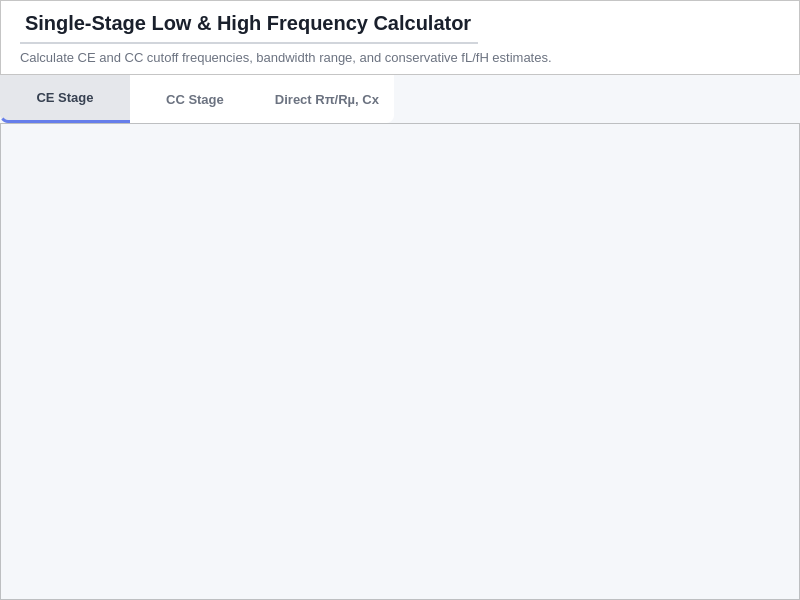
<?xml version="1.0" encoding="UTF-8"?>
<ui version="4.0">
 <class>Form</class>
 <widget class="QWidget" name="Form">
  <property name="geometry">
   <rect>
    <x>0</x>
    <y>0</y>
    <width>800</width>
    <height>600</height>
   </rect>
  </property>
  <property name="windowTitle">
   <string>Form</string>
  </property>
  <property name="styleSheet">
   <string notr="true">background-color: #f5f7fa;</string>
  </property>
  <layout class="QVBoxLayout" name="verticalLayout">
   <property name="spacing">
    <number>0</number>
   </property>
   <property name="leftMargin">
    <number>0</number>
   </property>
   <property name="topMargin">
    <number>0</number>
   </property>
   <property name="rightMargin">
    <number>0</number>
   </property>
   <property name="bottomMargin">
    <number>0</number>
   </property>
   <item>
    <widget class="QFrame" name="topBarFrame">
     <property name="sizePolicy">
      <sizepolicy hsizetype="Preferred" vsizetype="Fixed">
       <horstretch>0</horstretch>
       <verstretch>0</verstretch>
      </sizepolicy>
     </property>
     <property name="minimumSize">
      <size>
       <width>0</width>
       <height>70</height>
      </size>
     </property>
     <property name="maximumSize">
      <size>
       <width>16777215</width>
       <height>75</height>
      </size>
     </property>
     <property name="styleSheet">
      <string notr="true">background-color: white;</string>
     </property>
     <property name="frameShape">
      <enum>QFrame::Shape::StyledPanel</enum>
     </property>
     <layout class="QGridLayout" name="gridLayout_2">
      <item row="0" column="0">
       <spacer name="horizontalSpacer_4">
        <property name="orientation">
         <enum>Qt::Orientation::Horizontal</enum>
        </property>
        <property name="sizeType">
         <enum>QSizePolicy::Policy::Fixed</enum>
        </property>
        <property name="sizeHint" stdset="0">
         <size>
          <width>10</width>
          <height>20</height>
         </size>
        </property>
       </spacer>
      </item>
      <item row="0" column="1">
       <layout class="QVBoxLayout" name="verticalLayout_2">
        <property name="spacing">
         <number>20</number>
        </property>
        <property name="topMargin">
         <number>0</number>
        </property>
        <property name="bottomMargin">
         <number>0</number>
        </property>
        <item>
         <widget class="QLabel" name="labelTitle">
          <property name="sizePolicy">
           <sizepolicy hsizetype="Maximum" vsizetype="Fixed">
            <horstretch>0</horstretch>
            <verstretch>0</verstretch>
           </sizepolicy>
          </property>
          <property name="minimumSize">
           <size>
            <width>200</width>
            <height>34</height>
           </size>
          </property>
          <property name="styleSheet">
           <string notr="true">QLabel {
    font-size: 20px;
    font-weight: 900;
    color: #1a202c;
    background: transparent;

    border: none;
    border-bottom: 2px solid #d1d5db;  /* clean soft grey */
    padding-bottom: 6px;
}</string>
          </property>
          <property name="text">
           <string>Single-Stage Low &amp; High Frequency Calculator</string>
          </property>
         </widget>
        </item>
        <item>
         <widget class="QLabel" name="labelSubTitle">
          <property name="minimumSize">
           <size>
            <width>0</width>
            <height>0</height>
           </size>
          </property>
          <property name="styleSheet">
           <string notr="true">QLabel {
    font-size: 13px;
    font-weight: 400;
    color: #6b7280;   /* soft grey */
    background: transparent;
}</string>
          </property>
          <property name="text">
           <string>Calculate CE and CC cutoff frequencies, bandwidth range, and conservative fL/fH estimates.</string>
          </property>
         </widget>
        </item>
       </layout>
      </item>
      <item row="0" column="3">
       <spacer name="horizontalSpacer">
        <property name="orientation">
         <enum>Qt::Orientation::Horizontal</enum>
        </property>
        <property name="sizeType">
         <enum>QSizePolicy::Policy::MinimumExpanding</enum>
        </property>
        <property name="sizeHint" stdset="0">
         <size>
          <width>40</width>
          <height>20</height>
         </size>
        </property>
       </spacer>
      </item>
     </layout>
    </widget>
   </item>
   <item>
    <layout class="QHBoxLayout" name="horizontalLayout">
     <property name="spacing">
      <number>0</number>
     </property>
     <property name="sizeConstraint">
      <enum>QLayout::SizeConstraint::SetDefaultConstraint</enum>
     </property>
     <item>
      <widget class="QPushButton" name="buttonCE">
       <property name="minimumSize">
        <size>
         <width>130</width>
         <height>48</height>
        </size>
       </property>
       <property name="maximumSize">
        <size>
         <width>16777215</width>
         <height>16777215</height>
        </size>
       </property>
       <property name="cursor">
        <cursorShape>PointingHandCursor</cursorShape>
       </property>
       <property name="styleSheet">
        <string notr="true">QPushButton {
    background-color: #ffffff;
    border: none;
    
    /* Only the bottom-left is rounded */
    border-bottom-left-radius: 8px;
    border-top-left-radius: 0px;
    border-top-right-radius: 0px;
    border-bottom-right-radius: 0px;

    color: #6b7280;
    font-size: 13px;
    font-weight: 500;
    padding: 8px 14px;
    text-align: center;
}

/* Hover */
QPushButton:hover {
    background-color: #f9fafb;
    color: #667EEA;
}

/* While clicking */
QPushButton:pressed {
    background-color: transparent;
}

/* Selected (persistent state) */
QPushButton:checked {
    background-color: #e5e7eb;
    color: #374151;
    font-weight: 600;

    /* The blue line will now follow the bottom-left curve */
    border-bottom: 3px solid #667EEA;
}</string>
       </property>
       <property name="text">
        <string>CE Stage</string>
       </property>
       <property name="checkable">
        <bool>true</bool>
       </property>
       <property name="checked">
        <bool>true</bool>
       </property>
       <attribute name="buttonGroup">
        <string notr="true">buttonGroup</string>
       </attribute>
      </widget>
     </item>
     <item>
      <widget class="QPushButton" name="buttonCC">
       <property name="sizePolicy">
        <sizepolicy hsizetype="Minimum" vsizetype="Fixed">
         <horstretch>0</horstretch>
         <verstretch>0</verstretch>
        </sizepolicy>
       </property>
       <property name="minimumSize">
        <size>
         <width>130</width>
         <height>48</height>
        </size>
       </property>
       <property name="maximumSize">
        <size>
         <width>16777215</width>
         <height>16777215</height>
        </size>
       </property>
       <property name="cursor">
        <cursorShape>PointingHandCursor</cursorShape>
       </property>
       <property name="styleSheet">
        <string notr="true">QPushButton {
    background-color: #ffffff;
    border: none;
    
    color: #6b7280;
    font-size: 13px;
    font-weight: 500;
    padding: 8px 14px;
    text-align: center;
}

/* Hover */
QPushButton:hover {
    background-color: #f9fafb;
    color: #667EEA;
}

/* While clicking */
QPushButton:pressed {
    background-color: transparent;
}

/* Selected (persistent state) */
QPushButton:checked {
    background-color: #e5e7eb;
    color: #374151;
    font-weight: 600;
    border-bottom: 3px solid #667EEA;
}</string>
       </property>
       <property name="text">
        <string>CC Stage</string>
       </property>
       <property name="checkable">
        <bool>true</bool>
       </property>
       <property name="checked">
        <bool>false</bool>
       </property>
       <attribute name="buttonGroup">
        <string notr="true">buttonGroup</string>
       </attribute>
      </widget>
     </item>
     <item>
      <widget class="QPushButton" name="buttonDirectRpi">
       <property name="sizePolicy">
        <sizepolicy hsizetype="Minimum" vsizetype="Fixed">
         <horstretch>0</horstretch>
         <verstretch>0</verstretch>
        </sizepolicy>
       </property>
       <property name="minimumSize">
        <size>
         <width>130</width>
         <height>48</height>
        </size>
       </property>
       <property name="maximumSize">
        <size>
         <width>16777215</width>
         <height>16777215</height>
        </size>
       </property>
       <property name="cursor">
        <cursorShape>PointingHandCursor</cursorShape>
       </property>
       <property name="styleSheet">
        <string notr="true">QPushButton {
    background-color: #ffffff;
    border: none;
    
    /* Only the bottom-right is rounded now */
    border-bottom-right-radius: 8px;
    border-bottom-left-radius: 0px;
    border-top-left-radius: 0px;
    border-top-right-radius: 0px;

    color: #6b7280;
    font-size: 13px;
    font-weight: 500;
    padding: 8px 14px;
    text-align: center;
}

/* Hover */
QPushButton:hover {
    background-color: #f9fafb;
    color: #667EEA;
}

/* While clicking */
QPushButton:pressed {
    background-color: transparent;
}

/* Selected (persistent state) */
QPushButton:checked {
    background-color: #e5e7eb;
    color: #374151;
    font-weight: 600;

    /* Re-stating the radius here ensures the blue line follows the bottom-right curve */
    border-bottom-right-radius: 8px;
    border-bottom: 3px solid #667EEA;
}</string>
       </property>
       <property name="text">
        <string>Direct Rπ/Rµ, Cx</string>
       </property>
       <property name="checkable">
        <bool>true</bool>
       </property>
       <property name="checked">
        <bool>false</bool>
       </property>
       <attribute name="buttonGroup">
        <string notr="true">buttonGroup</string>
       </attribute>
      </widget>
     </item>
     <item>
      <spacer name="horizontalSpacer_2">
       <property name="orientation">
        <enum>Qt::Orientation::Horizontal</enum>
       </property>
       <property name="sizeHint" stdset="0">
        <size>
         <width>40</width>
         <height>20</height>
        </size>
       </property>
      </spacer>
     </item>
    </layout>
   </item>
   <item>
    <widget class="QScrollArea" name="scrollArea">
     <property name="styleSheet">
      <string notr="true">QScrollArea {
    background-color: #f5f7fa;
    border: none;
}

QScrollArea &gt; QWidget &gt; QWidget {
    background-color: #f5f7fa;
}

/* ── Vertical ── */
QScrollBar:vertical {
    background: #e9ebf0;
    width: 8px;
    border-radius: 4px;
    margin: 0px;
}

QScrollBar::handle:vertical {
    background: #b0b8c8;
    border-radius: 4px;
    min-height: 30px;
}

QScrollBar::handle:vertical:hover {
    background: #8e99ad;
}

QScrollBar::add-line:vertical,
QScrollBar::sub-line:vertical {
    height: 0px;
}

QScrollBar::add-page:vertical,
QScrollBar::sub-page:vertical {
    background: none;
}

/* ── Horizontal ── */
QScrollBar:horizontal {
    background: #e9ebf0;
    height: 8px;
    border-radius: 4px;
    margin: 0px;
}

QScrollBar::handle:horizontal {
    background: #b0b8c8;
    border-radius: 4px;
    min-width: 30px;
}

QScrollBar::handle:horizontal:hover {
    background: #8e99ad;
}

QScrollBar::add-line:horizontal,
QScrollBar::sub-line:horizontal {
    width: 0px;
}

QScrollBar::add-page:horizontal,
QScrollBar::sub-page:horizontal {
    background: none;
}</string>
     </property>
     <property name="widgetResizable">
      <bool>true</bool>
     </property>
     <widget class="QWidget" name="scrollAreaWidgetContents">
      <property name="geometry">
       <rect>
        <x>0</x>
        <y>0</y>
        <width>800</width>
        <height>475</height>
       </rect>
      </property>
      <layout class="QHBoxLayout" name="horizontalLayout_2">
       <item>
        <widget class="QStackedWidget" name="stackedWidget">
         <property name="currentIndex">
          <number>3</number>
         </property>
         <widget class="QWidget" name="page0CECE"/>
         <widget class="QWidget" name="page1CCCE"/>
         <widget class="QWidget" name="page2CECC"/>
         <widget class="QWidget" name="page3BufferSolver"/>
        </widget>
       </item>
      </layout>
     </widget>
    </widget>
   </item>
  </layout>
 </widget>
 <resources/>
 <connections/>
 <buttongroups>
  <buttongroup name="buttonGroup"/>
 </buttongroups>
</ui>
